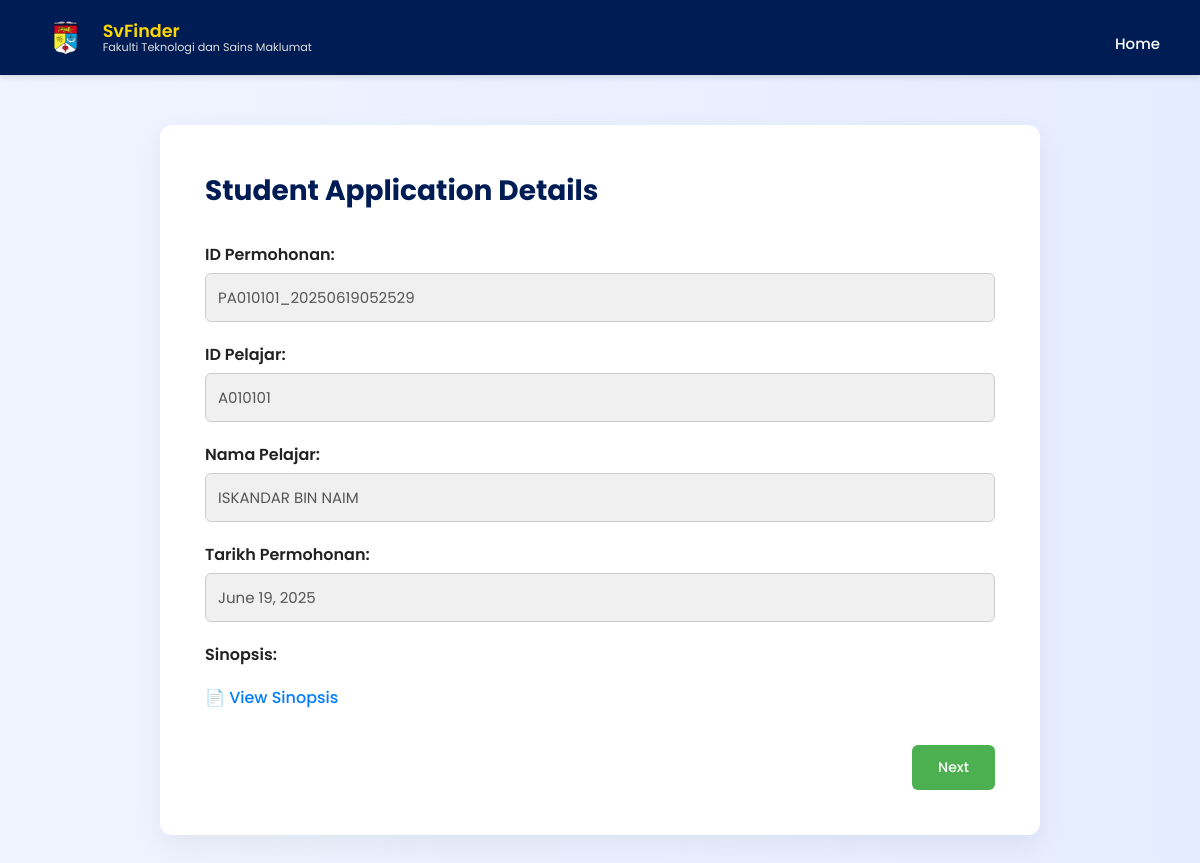
Page /student/PA010101_20250619052529/ on the committed database.
### SVFINDER/models.py (models this page shows)
class Permohonan(models.Model):
    id_permohonan = models.CharField(max_length=30 , primary_key=True)
    id_pelajar = models.ForeignKey(Pelajar, on_delete=models.CASCADE)
    id_penyelia = models.ForeignKey (Penyelia, on_delete=models.CASCADE)  # fixed typo here
    tarikh_permohonan= models.DateField ()
    sinopsis = models.FileField(upload_to='sinopsis/', validators=[FileExtensionValidator(allowed_extensions=['pdf', 'docx', 'txt'])])

class Pelajar(models.Model):
    user = models.OneToOneField(User, on_delete=models.CASCADE, null=True, blank=True)
    id_pelajar = models.CharField(max_length=30, primary_key=True)
    nama_pelajar = models.CharField(max_length=255)
    email_pelajar = models.EmailField(max_length=255)
    no_pelajar = models.CharField(max_length=15)
    katalaluan_pelajar = models.CharField(max_length=30)
    program_pelajar = models.CharField(max_length=255)
    gambar_pelajar = models.ImageField(upload_to='pelajar/', null=True, blank=True)  # <-- Added here
    id_admin = models.ForeignKey('AdminSistem', on_delete=models.CASCADE, null=True, blank=True)

### SVFINDER/views.py (the view, shortened to what this page needs)
# urls.py: path('student/<str:id>/', views.student_detail, name='studentdetail'),
def student_detail(request, id):
    permohonan = get_object_or_404(Permohonan, id_permohonan=id)
    return render(request, 'studentdetails.html', {'permohonan': permohonan})

### SVFINDER/templates/studentdetails.html (shortened to what this page needs)
{% load static %}
<!DOCTYPE html>
<html lang="en">
<head>
</head>
<body>
  <nav>
    <div class="logo-section">
      <img src="{% static 'logoukm.png' %}" alt="UKM Logo" class="logo-img" />
      <div class="logo-text">
        <span class="logo-main">SvFinder</span>
        <span class="logo-sub">Fakulti Teknologi dan Sains Maklumat</span>
      </div>
    </div>
    <div class="nav-links">
      <a href="{% url 'mainsupervisor' %}">Home</a>
    </div>
  </nav>
  <div class="container">
    <h2>Student Application Details</h2>
    <label>ID Permohonan:</label>
    <input type="text" value="{{ permohonan.id_permohonan }}" readonly>
    <label>ID Pelajar:</label>
    <input type="text" value="{{ permohonan.id_pelajar_id }}" readonly>
    <label>Nama Pelajar:</label>
    <input type="text" value="{{ permohonan.id_pelajar.nama_pelajar }}" readonly>
    <label>Tarikh Permohonan:</label>
    <input type="text" value="{{ permohonan.tarikh_permohonan }}" readonly>
    <label>Sinopsis:</label>
    <a href="/media/{{ permohonan.sinopsis }}" target="_blank">📄 View Sinopsis</a>
    <div class="button-group">
      <form action="{% url 'result' permohonan.id_permohonan %}" method="get">
        <button type="submit" class="submit-btn accept-btn">Next</button>
      </form>
    </div>
  </div>
</body>
</html>

### SVFINDER/templates/studentdetails.html (style rules this page uses)
:root { --navy: #001c54; --gold: #FFD700; --light-bg: #f5f8ff; --text-dark: #222; --gray: #777; --link-blue: #007bff; }
* { margin: 0; padding: 0; box-sizing: border-box; font-family: 'Poppins', sans-serif; }
body { background: linear-gradient(to right, #f0f4ff, #e5ecff); color: #1e1e1e; overflow-x: hidden; }
nav { background-color: #001c54; color: white; display: flex; justify-content: space-between; align-items: center; padding: 10px 40px; height: 75px; box-shadow: 0 3px 5px rgba(0, 0, 0, 0.1); position: sticky; top: 0; z-index: 1000; }
.logo-section { display: flex; align-items: center; gap: 12px; }
.logo-img { height: 38px; }
.logo-text { display: flex; flex-direction: column; line-height: 1.1; }
.logo-main { font-size: 1.1rem; font-weight: 600; color: #FFD700; }
.logo-sub { font-size: 0.7rem; color: #ddd; font-weight: 400; }
.nav-links a { color: #fff; text-decoration: none; font-weight: 500; font-size: 15px; margin-left: 20px; transition: color 0.3s ease; }
.container { max-width: 880px; margin: 50px auto; background: white; padding: 45px; border-radius: 12px; box-shadow: 0 10px 30px rgba(0, 0, 0, 0.06); }
h2 { font-size: 28px; color: var(--navy); margin-bottom: 30px; }
label { display: block; font-weight: 600; margin-top: 20px; margin-bottom: 6px; color: var(--text-dark); }
input, select, textarea { width: 100%; padding: 12px; font-size: 15px; border: 1px solid #ccc; border-radius: 6px; background-color: #f8f9fc; transition: border 0.3s ease; }
input[readonly] { background-color: #f0f0f0; color: #555; }
a { display: inline-block; margin-top: 12px; color: var(--link-blue); text-decoration: none; font-weight: 500; }
.button-group { margin-top: 35px; text-align: right; }
.submit-btn { padding: 12px 26px; font-size: 14px; font-weight: 500; color: white; border: none; border-radius: 6px; cursor: pointer; transition: background-color 0.3s ease, transform 0.2s ease; }
.accept-btn { background-color: #4CAF50; }

### rows in the picture
Permohonan: id_permohonan "PA010101_20250619052529", id_pelajar_id "A010101", id_pelajar.nama_pelajar "ISKANDAR BIN NAIM", tarikh_permohonan "June 19, 2025"
